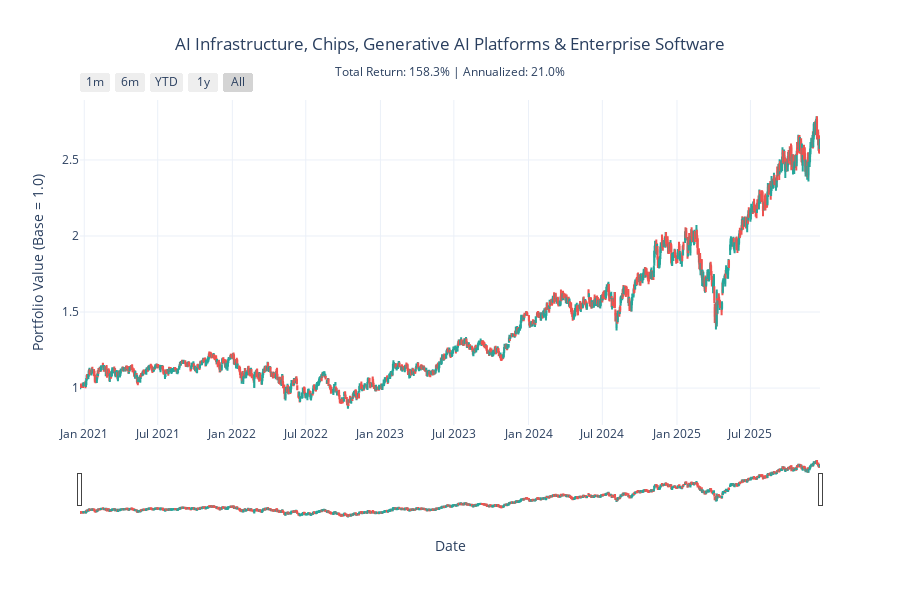

This figure's notebook cell:
### Code cell
fig1 = create_thematic_candlestick(
    'AI Infrastructure, Chips, Generative AI Platforms & Enterprise Software',
    theme2OHLC['AI Infrastructure, Chips, Generative AI Platforms & Enterprise Software'],
    period ='1D'
)
fig1.show()

### Figure 1 — Plotly figure (JSON) as saved in the notebook; plotly's stock layout.template omitted (floating-point values rounded to 4 significant figures; data arrays with more than 128 entries replaced by an {"elided": "..."} marker saying what was removed)
{"data": [{"close": {"elided": "1255 float values"}, "decreasing": {"line": {"color": "#ef5350"}}, "high": {"elided": "1255 float values"}, "increasing": {"line": {"color": "#26a69a"}}, "low": {"elided": "1255 float values"}, "name": "AI Infrastructure, Chips, Generative AI Platforms & Enterprise Software", "open": {"elided": "1255 float values"}, "type": "candlestick", "x": {"elided": "1255 str values"}}], "layout": {"height": 600, "hovermode": "x unified", "title": {"text": "AI Infrastructure, Chips, Generative AI Platforms & Enterprise Software<br><sub>Total Return: 158.3% | Annualized: 21.0%</sub>", "x": 0.5, "xanchor": "center"}, "xaxis": {"rangeselector": {"buttons": [{"count": 1, "label": "1m", "step": "month", "stepmode": "backward"}, {"count": 6, "label": "6m", "step": "month", "stepmode": "backward"}, {"count": 1, "label": "YTD", "step": "year", "stepmode": "todate"}, {"count": 1, "label": "1y", "step": "year", "stepmode": "backward"}, {"label": "All", "step": "all"}]}, "rangeslider": {"visible": true}, "title": {"text": "Date"}, "type": "date"}, "yaxis": {"title": {"text": "Portfolio Value (Base = 1.0)"}}}}
